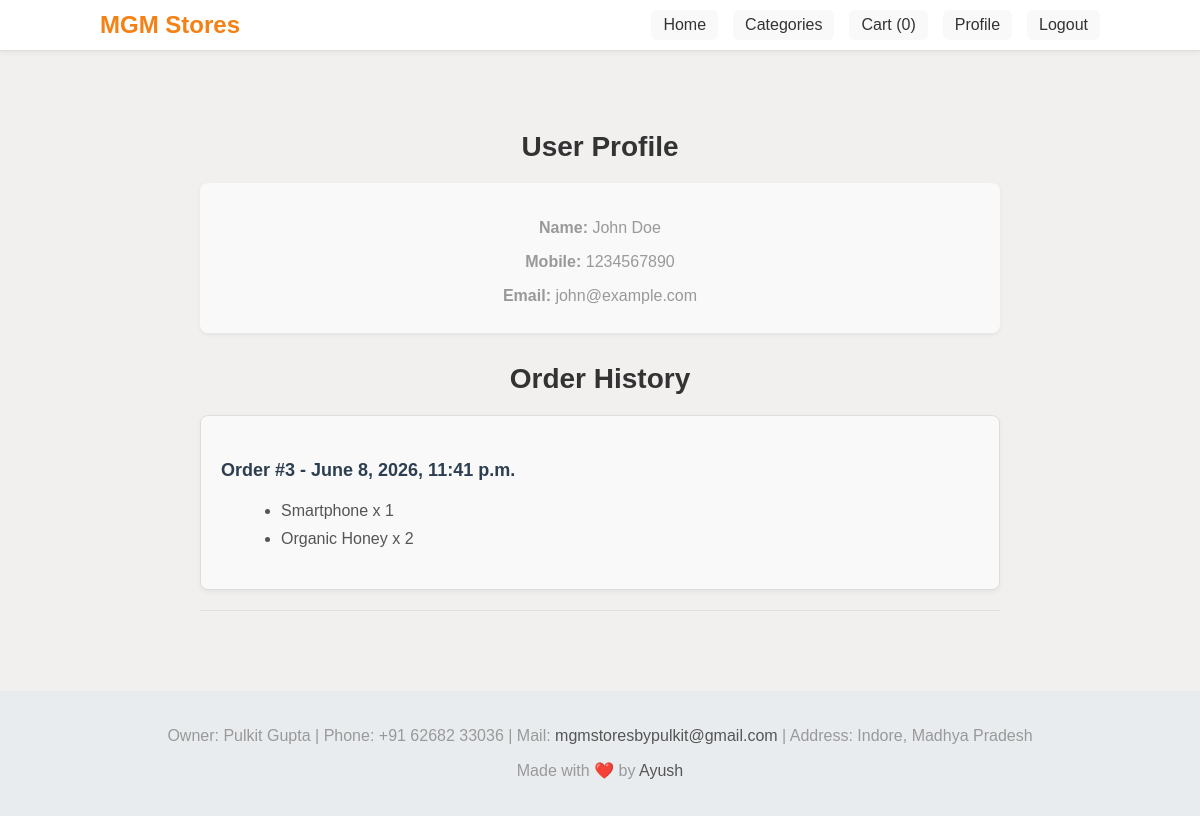
Screenshot of /profile/ (signed in) with the database file from the repository.
### store/models.py (models this page shows, shortened)
class CustomUser(AbstractUser):
    mobile = models.CharField(max_length=15, unique=True)
    email = models.EmailField(unique=True)
    USERNAME_FIELD = 'mobile'
    REQUIRED_FIELDS = ['username', 'email']

class Order(models.Model):
    user = models.ForeignKey(settings.AUTH_USER_MODEL, on_delete=models.CASCADE)
    created_at = models.DateTimeField(auto_now_add=True)

class OrderItem(models.Model):
    order = models.ForeignKey(Order, related_name='items', on_delete=models.CASCADE)
    product = models.ForeignKey(Product, on_delete=models.CASCADE)
    quantity = models.PositiveIntegerField(default=1)

class Product(models.Model):
    name = models.CharField(max_length=100)
    price = models.DecimalField(max_digits=10, decimal_places=2)
    description = models.TextField()
    image = models.ImageField(upload_to='products/')
    category = models.ForeignKey(Category, on_delete=models.CASCADE)

### store/views.py (the view)
# urls.py: path('profile/', views.user_profile, name='profile'),
@login_required
def user_profile(request):
    orders = Order.objects.filter(user=request.user).order_by('-created_at')
    return render(request, 'profile.html', {'orders': orders})

### store/templates/profile.html
{% extends 'base.html' %}
{% block content %}
<div class="profile-container">
    <h2>User Profile</h2>
    <div class="user-details">
        <p><strong>Name:</strong> {{ user.username }}</p>
        <p><strong>Mobile:</strong> {{ user.mobile }}</p>
        <p><strong>Email:</strong> {{ user.email }}</p>
    </div>
    <h2>Order History</h2>
    {% if orders %}
        {% for order in orders %}
            <div class="order-summary">
                <h4>Order #{{ order.id }} - {{ order.created_at }}</h4>
                <ul>
                    {% for item in order.items.all %}
                        <li>{{ item.product.name }} x {{ item.quantity }}</li>
                    {% endfor %}
                </ul>
            </div>
            <hr>
        {% endfor %}
    {% else %}
        <p>No orders found.</p>
    {% endif %}
</div>
{% endblock %}

### store/static/css/style.css (style rules this page uses)
html, body { font-family: Arial, sans-serif; background-color: #F2F0EF; margin: 0; padding: 0; color: #333; max-height: 100vh; height: 100%; display: flex; flex-direction: column; }
h2 { text-align: center; margin: 30px 0 20px; font-size: 28px; color: #333; }
.order-summary { background-color: #f9f9f9; border: 1px solid #ddd; border-radius: 8px; padding: 20px; margin-bottom: 20px; box-shadow: 0 2px 5px rgba(0,0,0,0.05); }
.order-summary h4 { margin-bottom: 10px; color: #2c3e50; font-size: 18px; }
.order-summary ul { list-style-type: disc; margin-left: 20px; }
.order-summary li { padding: 5px 0; font-size: 16px; color: #555; }
hr { border: none; height: 1px; background-color: #e0e0e0; margin: 10px 0 30px; }
p { text-align: center; color: #999; font-size: 16px; }
.profile-container { padding: 30px; max-width: 800px; margin: auto; }
.user-details { background-color: #f9f9f9; padding: 20px; border-radius: 8px; margin-bottom: 30px; box-shadow: 0 2px 5px rgba(0,0,0,0.05); }
.user-details p { font-size: 1rem; margin-bottom: 8px; }
.order-summary { margin-bottom: 20px; }

### rows the page displays
CustomUser: username "John Doe", mobile "1234567890", email "john@example.com"
Order: id "3", created_at "June 8, 2026, 11:41 p.m."
OrderItem: product.name "Smartphone", quantity "1"
OrderItem: product.name "Organic Honey", quantity "2"

### other values shown
{{ request.session.cart|length }} "0"
